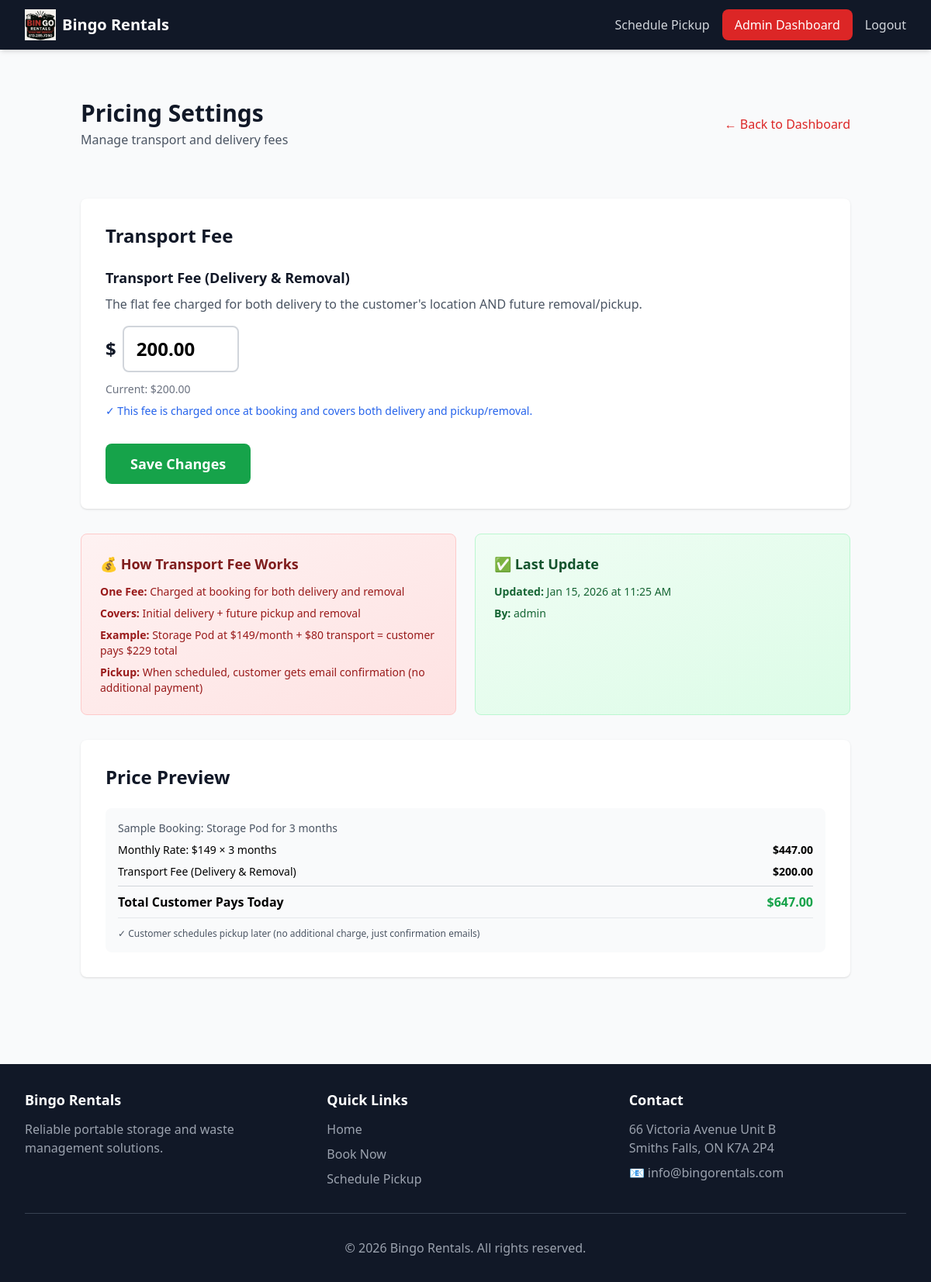
The app's page /dashboard/pricing/ (signed in) with its own data.
### products/models.py (models this page shows, shortened)
class PricingSetting(models.Model):
    transport_fee = models.DecimalField(
        max_digits=10,
        decimal_places=2,
        default=80.00,
        help_text="Flat fee for delivery and removal (covers both)"
    )
    delivery_fee = models.DecimalField(
        max_digits=10,
        decimal_places=2,
        default=79.00,
        blank=True,
        null=True,
        help_text="Legacy - use transport_fee instead"
    )
    pickup_fee = models.DecimalField(
        max_digits=10,
        decimal_places=2,
        default=79.00,
        blank=True,
        null=True,
        help_text="Legacy - use transport_fee instead"
    )
    updated_at = models.DateTimeField(auto_now=True)
    updated_by = models.CharField(max_length=100, blank=True)
    class Meta:
        verbose_name = "Pricing Setting"
        verbose_name_plural = "Pricing Settings"
    @classmethod
    def get_settings(cls):
        obj, created = cls.objects.get_or_create(pk=1)
        return obj

### dashboard/views.py (the view)
    def wrapper(request, *args, **kwargs):
        if not request.user.is_authenticated:
            return redirect('booking:staff_login')
        if not request.user.is_staff:
            messages.error(request, 'You do not have permission to access this page.')
            return redirect('home')
        return view_func(request, *args, **kwargs)

### dashboard/views.py (called while the page is built)
def staff_required(view_func):
    def wrapper(request, *args, **kwargs):
        if not request.user.is_authenticated:
            return redirect('booking:staff_login')
        if not request.user.is_staff:
            messages.error(request, 'You do not have permission to access this page.')
            return redirect('home')
        return view_func(request, *args, **kwargs)
    return wrapper

@staff_required
def pricing_settings(request):
    pricing = PricingSetting.get_settings()
    if request.method == 'POST':
        pricing.transport_fee = request.POST.get('transport_fee')
        pricing.updated_by = request.user.username
        pricing.save()
        messages.success(request, 'Pricing updated successfully')
        return redirect('dashboard:pricing_settings')
    context = {
        'pricing': pricing,
        'page_title': 'Pricing Settings'
    }
    return render(request, 'dashboard/pricing_settings.html', context)

### templates/dashboard/pricing_settings.html (shortened to what this page needs)
{% extends 'base.html' %}
{% block content %}
<div class="container mx-auto px-4 py-8">
    <div class="flex items-center justify-between mb-8">
        <div>
            <h1 class="text-3xl font-bold text-gray-900">Pricing Settings</h1>
            <p class="text-gray-600 mt-1">Manage transport and delivery fees</p>
        </div>
        <a href="{% url 'dashboard:home' %}" class="text-red-600 hover:text-red-800">← Back to Dashboard</a>
    </div>
    <div class="grid grid-cols-1 lg:grid-cols-2 gap-8">
        <div class="lg:col-span-2">
            <form method="post" class="space-y-8">
                <div class="bg-white rounded-lg shadow p-8">
                    <h2 class="text-2xl font-bold text-gray-900 mb-6">Transport Fee</h2>
                    <div class="mb-8">
                        <label for="transport_fee" class="block text-lg font-semibold text-gray-900 mb-2">
                            Transport Fee (Delivery & Removal)
                        </label>
                        <p class="text-gray-600 mb-4">The flat fee charged for both delivery to the customer's location AND future removal/pickup.</p>
                        <div class="flex items-center gap-2">
                            <span class="text-2xl font-semibold text-gray-900">$</span>
                            <input
                                type="number"
                                id="transport_fee"
                                name="transport_fee"
                                value="{{ pricing.transport_fee|floatformat:2 }}"
                                step="0.01"
                                min="0"
                                class="form-control rounded-lg border-2 border-gray-300 px-4 py-3 text-2xl font-semibold focus:border-red-500 focus:ring-2 focus:ring-red-100"
                                style="width: 150px;"
                                required
                            >
                        </div>
                        <p class="text-sm text-gray-500 mt-3">Current: ${{ pricing.transport_fee|floatformat:2 }}</p>
                        <p class="text-sm text-blue-600 mt-2">✓ This fee is charged once at booking and covers both delivery and pickup/removal.</p>
                    </div>
                    <button type="submit" class="w-full md:w-auto bg-green-600 hover:bg-green-700 text-white px-8 py-3 rounded-lg transition font-semibold text-lg">
                        Save Changes
                    </button>
                </div>
            </form>
        </div>
    </div>
    <div class="mt-8 grid grid-cols-1 md:grid-cols-2 gap-6">
        <div class="bg-gradient-to-br from-red-50 to-red-100 rounded-lg p-6 border border-red-200">
            <h3 class="text-lg font-bold text-red-900 mb-3">💰 How Transport Fee Works</h3>
            <div class="space-y-2 text-sm text-red-800">
                <p><strong>One Fee:</strong> Charged at booking for both delivery and removal</p>
                <p><strong>Covers:</strong> Initial delivery + future pickup and removal</p>
                <p><strong>Example:</strong> Storage Pod at $149/month + $80 transport = customer pays $229 total</p>
                <p><strong>Pickup:</strong> When scheduled, customer gets email confirmation (no additional payment)</p>
            </div>
        </div>
        <div class="bg-gradient-to-br from-green-50 to-green-100 rounded-lg p-6 border border-green-200">
            <h3 class="text-lg font-bold text-green-900 mb-3">✅ Last Update</h3>
            <div class="space-y-2 text-sm text-green-800">
                <p><strong>Updated:</strong> {{ pricing.updated_at|date:"M d, Y \a\t g:i A" }}</p>
                {% if pricing.updated_by %}
                <p><strong>By:</strong> {{ pricing.updated_by }}</p>
                {% endif %}
            </div>
        </div>
    </div>
    <div class="mt-8 bg-white rounded-lg shadow p-8">
        <h3 class="text-2xl font-bold text-gray-900 mb-6">Price Preview</h3>
        <div class="space-y-4">
            <div class="p-4 bg-gray-50 rounded-lg">
                <p class="text-sm text-gray-600 mb-2">Sample Booking: Storage Pod for 3 months</p>
                <div class="space-y-2 text-sm">
                    <div class="flex justify-between">
                        <span>Monthly Rate: $149 × 3 months</span>
                        <span class="font-semibold">$447.00</span>
                    </div>
                    <div class="flex justify-between">
                        <span>Transport Fee (Delivery & Removal)</span>
                        <span class="font-semibold">${{ pricing.transport_fee|floatformat:2 }}</span>
                    </div>
                    <div class="flex justify-between text-base font-bold border-t border-gray-300 pt-2">
                        <span>Total Customer Pays Today</span>
                        <span class="text-green-600">${{ 447|add:pricing.transport_fee|floatformat:2 }}</span>
                    </div>
                    <p class="text-xs text-gray-600 mt-3 pt-3 border-t border-gray-200">
                        ✓ Customer schedules pickup later (no additional charge, just confirmation emails)
                    </p>
                </div>
            </div>
        </div>
    </div>
</div>
{% endblock %}

### records on screen
PricingSetting: transport_fee "200.00", updated_at "Jan 15, 2026 at 11:25 AM", updated_by "admin", transport_fee "647.00"
